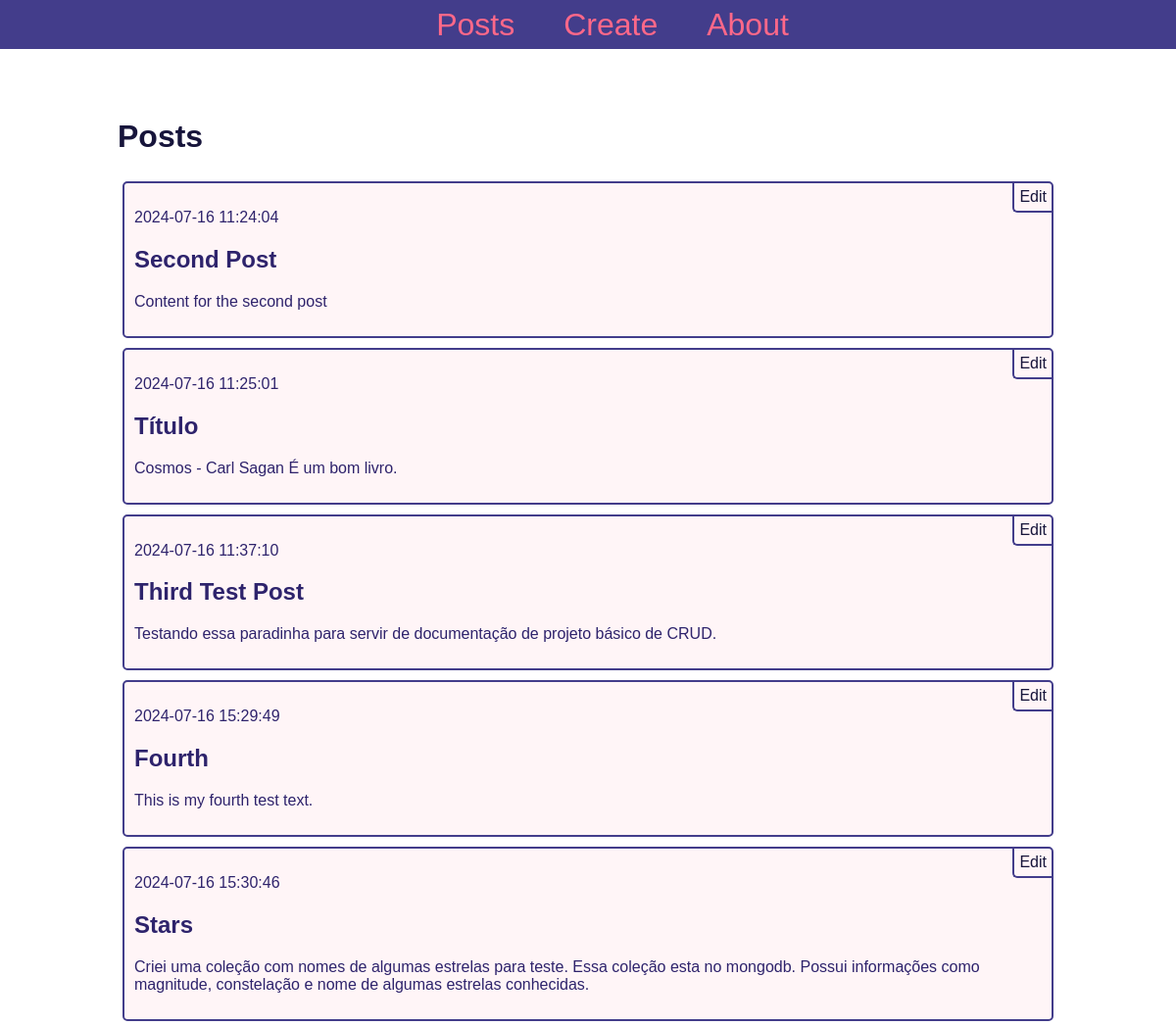
Before: / with the older database file.
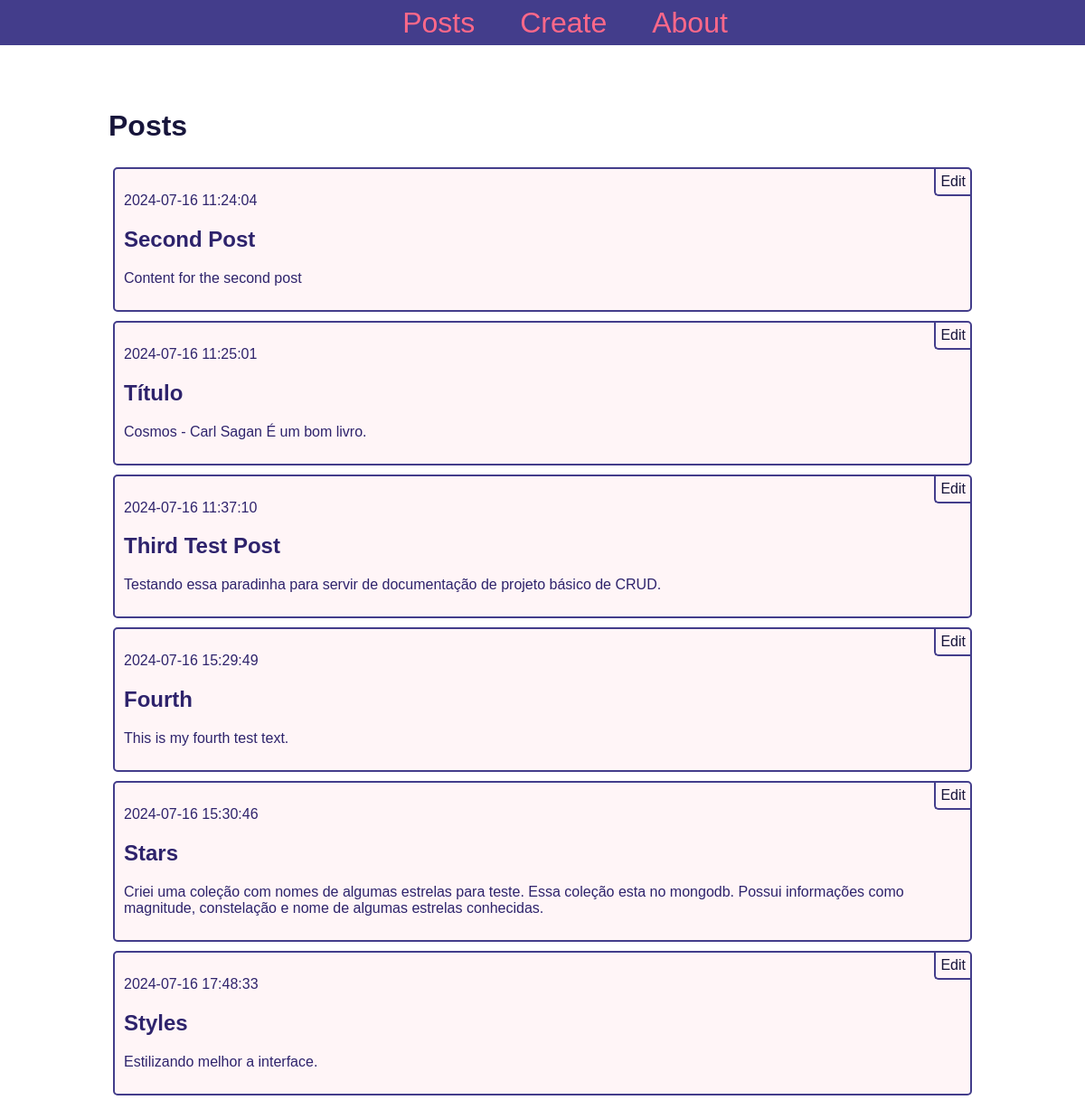
After: the same page with the newer database file.
### tables this page shows
CREATE TABLE posts (
    id INTEGER PRIMARY KEY AUTOINCREMENT,
    created TIMESTAMP NOT NULL DEFAULT CURRENT_TIMESTAMP,
    title TEXT NOT NULL,
    content TEXT NOT NULL
);

### app.py (the view)
@app.route('/')
def index():
    conn = get_db_connection()
    posts = conn.execute('SELECT * FROM posts').fetchall()
    conn.close()
    return render_template('index.html', posts=posts)

### app.py (called while the page is built)
def get_db_connection():
    conn = sqlite3.connect('./database/database.db')
    conn.row_factory = sqlite3.Row
    return conn

### templates/index.html
{% extends 'base.html' %}
{% block content %}
    <h1>{% block title %} Posts {% endblock %}</h1>
    {% for post in posts %}
        <div class='post'>
            <p>{{ post['created'] }}</p>
            <h2>{{ post['title'] }}</h2>
            <p>{{ post['content'] }}</p>
            <a class="edit-button" href="{{ url_for('edit', id=post['id']) }}">Edit</a>
        </div>
    {% endfor %}
{% endblock %}

### templates/base.html (shortened to what this page needs)
<!DOCTYPE html>
<html lang="en">
<head>
    <link rel="stylesheet" href="{{ url_for('static', filename='styles.css') }}">
    <link rel="stylesheet" href="{{ url_for('static', filename='scroll-bars-styles.css') }}">
</head>
<body>
    <nav>
        <a href="{{ url_for('index') }}">Posts</a>
        <a href="{{ url_for('create') }}">Create</a>
        <a href="#">About</a>
    </nav>
    <div class="content">
        {% block content %} {% endblock %}
    </div>
</body>
</html>

### static/styles.css (style rules this page uses)
* { font-family: sans-serif; box-sizing: border-box; }
body { width: 100%; height: 100vh; margin: 0; display: flex; flex-direction: column; align-items: center; justify-content: flex-start; gap: 0; }
nav { background-color: #433D8B; display: flex; align-items: center; justify-content: center; padding: 10px; width: 100%; height: 50px; }
nav a { color: #ff6889; font-size: 2em; margin-left: 50px; text-decoration: none; transition: all 0.3s; }
.content { width: 80%; display: flex; flex-direction: column; margin-top: 50px; }
.content h1 { color: #17153B; }
.post { color: #2E236C; padding: 10px; margin: 5px; background-color: #fff5f7; border-radius: 5px; border: 2px solid #433D8B; transition: all 0.15s; position: relative; }
.edit-button { padding: 5px; color: #17153B; text-decoration: none; display: inline-block; background-color: transparent; border-left: 2px solid #433D8B; border-bottom: 2px solid #433D8B; border-radius: 0 0 0 5px; position: absolute; top: 0; right: 0; transition: all 0.3s ease; }

### static/scroll-bars-styles.css (style rules this page uses)
* { scrollbar-width: thin; scrollbar-color: #800080 #f1f1f1; }

Changed rows visible on the page:
added posts: created "2024-07-16 17:48:33", title "Styles", content "Estilizando melhor a interface."
